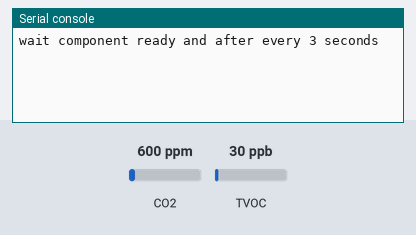
Bench run of a program on a simulated MicroPython board. On the bench: the last lines printed to the serial console. The inputs (shaded band) are chosen by the test bench; at power-on: CO2 600 ppm, TVOC 30 ppb. Library files of the repository ran but are not shown: CCS811.py.

Above: at 3.3 s.
3.4 s: CO2 set to 452 ppm
At 6.6 s:
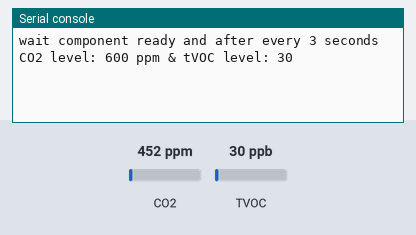
9.6 s: TVOC set to 20 ppb
At 11.9 s:
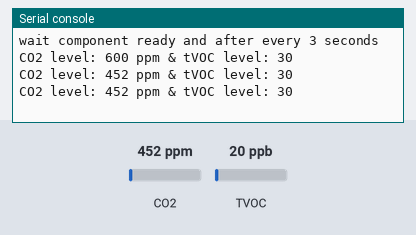
13.4 s: CO2 set to 1050 ppm
At 14.6 s:
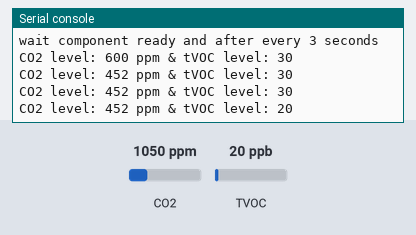
Timing chart, 0 to 16.4 s (numbered marks = the images above; inputs shaded):
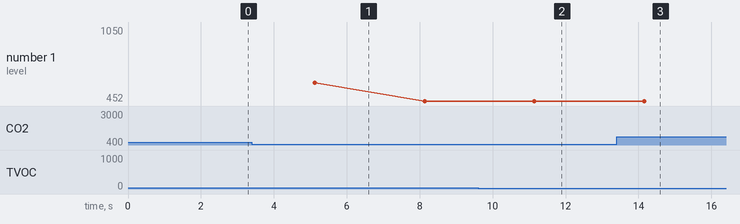

Measured:
- plotted number 1: 452 → 1050 after the input at 13.4 s

The program:

testCSS.py
```python
from machine import I2C
import time
import CCS811

i2c = I2C(0,I2C.MASTER, pins=('P10','P11'), baudrate=10000)

ccs = CCS811.CCS811(i2c=i2c,addr=90)
print('wait component ready and after every 3 seconds')
time.sleep(2)

while True:
    ccs.data_ready()
    time.sleep(3)
    co2 = ccs.eCO2
    voc = ccs.tVOC
    if co2 > 10:
        print('CO2 level: ' + str(co2) + ' ppm & tVOC level: ' + str(voc))
```
